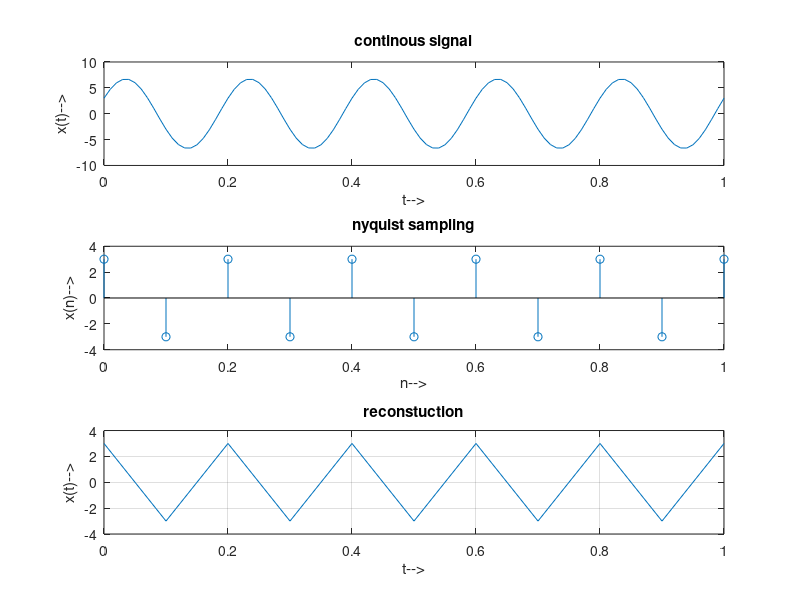

MATLAB code for this plot:
clc;
clear all;
close all;
t=(0:0.01:1);
f1=input('Enter first frequency = ');
f2=input('Enter second frequency = ');
y=6*sin(2*pi*f1*t)+3*cos(2*pi*f2*t);
figure(1);
subplot(3,1,1);
plot(t,y);
title('continous signal');
xlabel('t-->');
ylabel('x(t)-->');
f=max(f1,f2);
fs=2*f;
ts=1/fs;
to=0:ts:1;
ys=6*sin(2*pi*f1*to)+3*cos(2*pi*f2*to);
subplot(3,1,2);
stem(to,ys);
title('nyquist sampling');
xlabel('n-->');
ylabel('x(n)-->');
subplot(3,1,3);
plot(to,ys);
grid on;
xlabel('t-->');
ylabel('x(t)-->');
title('reconstuction');